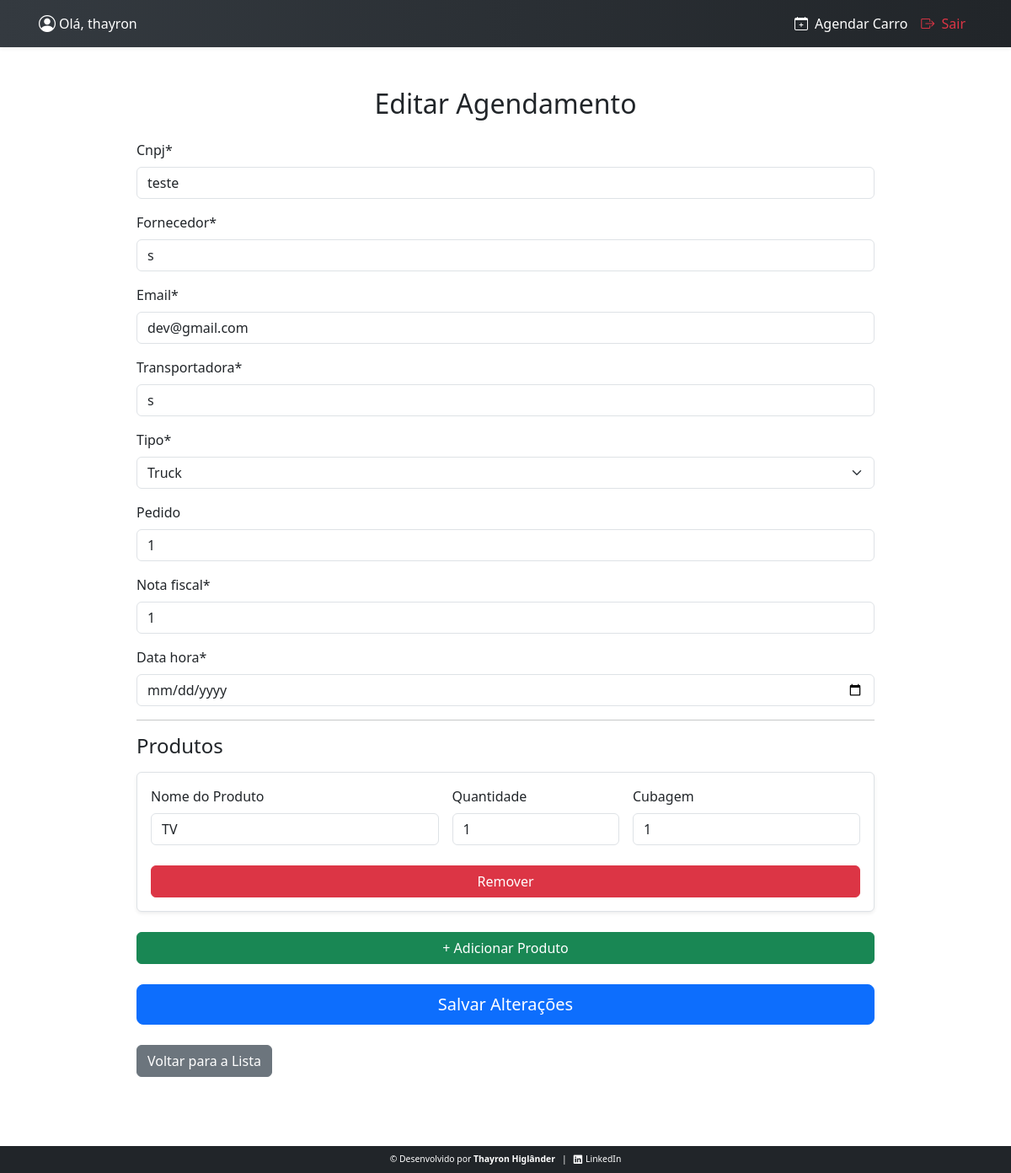
Screenshot of /agendamentos/editar/21/ (signed in) with the database file from the repository.
### usuarios/models.py (models this page shows)
class CustomUser(AbstractUser):
    is_gerente = models.BooleanField(default=False)

### agendamentos/models.py (models this page shows, shortened)
class Agendamento(models.Model):
    usuario = models.ForeignKey(settings.AUTH_USER_MODEL, on_delete=models.CASCADE)
    data_hora = models.DateTimeField()
    cnpj = models.CharField(max_length=18)
    fornecedor = models.CharField(max_length=100)
    email = models.EmailField(max_length=500)
    transportadora = models.CharField(max_length=100)
    nota_fiscal = models.CharField(max_length=100)
    pedido = models.CharField(max_length=100,null=True,blank=True)
    GALPAO_CHOICES = [
        ('galpao1', 'galpão1'),
        ('galpao2', 'galpão2'),
        ('galpao3', 'galpão3'),
        ('galpao4', 'galpão4'),
    ]
    galpao = models.CharField("Galpão", max_length=20,choices=GALPAO_CHOICES,null=True,blank=True)
    TIPO_CARRO_CHOICES = [
        ('vuc', 'VUC'),
        ('toco', 'Toco'),
        ('truck', 'Truck'),
        ('carreta', 'Carreta'),
    ]
    tipo_carro = models.CharField("Tipo", max_length=20,choices=TIPO_CARRO_CHOICES,)
    STATUS_CHOICES = [
        ('pendente', 'Pendente'),
        ('confirmado', 'Confirmado'),
        ('cancelado', 'Cancelado'),
        ('finalizado', 'Finalizado'),
        ('atrasado', 'Atrasado'),
    ]
    status = models.CharField(max_length=20, choices=STATUS_CHOICES, default='pendente')
    criado_em = models.DateTimeField(auto_now_add=True)

class AgendamentoProduto(models.Model):
    agendamento = models.ForeignKey(
        'Agendamento',
        on_delete=models.CASCADE,
        related_name='itens'
    )
    mercadoria = models.CharField("Produto", max_length=100)
    quantidade = models.FloatField("Quantidade")
    cubagem = models.FloatField("Cubagem")

### agendamentos/views.py (the view)
# urls.py: path('agendamentos/editar/<int:id>/', views.agendamento_editar, name='agendamento_editar'),
@login_required
def agendamento_editar(request, id):
    agendamento = get_object_or_404(Agendamento, id=id)
    mensagem_erro = None
    sugestoes = None
    if request.method == 'POST':
        form = AgendamentoForm(request.POST, instance=agendamento)
        if form.is_valid():
            galpao = form.cleaned_data['galpao']
            data_hora = form.cleaned_data['data_hora']
            disponivel, resultado = verificar_disponibilidade(galpao, data_hora.date(), agendamento_id=agendamento.id)
            if not disponivel:
                mensagem_erro = resultado['mensagem']
                sugestoes = {
                    'anterior': resultado['anterior'],
                    'posterior': resultado['posterior'],
                }
            else:
                agendamento = form.save()
                produtos = []
                i = 0
                while True:
                    nome = request.POST.get(f'produtos[{i}][nome]')
                    quantidade = request.POST.get(f'produtos[{i}][quantidade]')
                    cubagem = request.POST.get(f'produtos[{i}][cubagem]')
                    if not nome:
                        break
                    try:
                        quantidade = float(quantidade)
                        cubagem = float(cubagem)
                    except ValueError:
                        quantidade = 0.0
                        cubagem = 0.0
                    produtos.append((nome, quantidade, cubagem))
                    i += 1
                agendamento.itens.all().delete()
                for nome, quantidade, cubagem in produtos:
                    AgendamentoProduto.objects.create(
                        agendamento=agendamento,
                        mercadoria=nome,
                        quantidade=quantidade,
                        cubagem=cubagem
                    )
                if request.user.is_gerente:
                    return redirect('painel_gerente')
                else:
                    return redirect('painel_user')
    else:
        form = AgendamentoForm(instance=agendamento)
    return render(
        request,
        'agendamento/agendamento_editar.html',
        {
            'form': form,
            'agendamento': agendamento,
            'mensagem_erro': mensagem_erro,
            'sugestoes': sugestoes
        }
    )

### templates/agendamento/agendamento_editar.html (shortened to what this page needs)
{% extends 'base.html' %}
{% load crispy_forms_tags %}
{% block content %}
<div class="container mt-5 form-container">
    <h2 class="text-center mb-4">Editar Agendamento</h2>
    <form method="POST">
        {{ form.cnpj|as_crispy_field }}
        {{ form.fornecedor|as_crispy_field }}
        {{ form.email|as_crispy_field }}
        {{ form.transportadora|as_crispy_field }}
        {{ form.tipo_carro|as_crispy_field }}
        {{ form.pedido|as_crispy_field }}
        {{ form.nota_fiscal|as_crispy_field }}
        {{ form.data_hora|as_crispy_field }}
        <hr>
        <h4 class="mb-3">Produtos</h4>
        <div id="produtos">
            {% for item in agendamento.itens.all %}
            <div class="produto p-3 mb-4 border rounded bg-white shadow-sm">
                <div class="row g-3">
                    <div class="col-md-5">
                        <label class="form-label">Nome do Produto</label>
                        <input type="text" name="produtos[{{ forloop.counter0 }}][nome]" class="form-control" value="{{ item.mercadoria }}" required>
                    </div>
                    <div class="col-md-3">
                        <label class="form-label">Quantidade</label>
                        <input type="number" name="produtos[{{ forloop.counter0 }}][quantidade]" class="form-control" value="{{ item.quantidade|floatformat:'-2' }}" step="any" min="0" required>
                    </div>
                    <div class="col-md-4">
                        <label class="form-label">Cubagem</label>
                        <input type="number" name="produtos[{{ forloop.counter0 }}][cubagem]" class="form-control" value="{{ item.cubagem|floatformat:'-2' }}" step="any" min="0" required>
                    </div>
                </div>
                <div class="row mt-3 g-2">
                    <div class="col-12 d-flex justify-content-start">
                        <button type="button" class="btn btn-danger w-100" onclick="removerProduto(this)">Remover</button>
                    </div>
                </div>
            </div>
            {% endfor %}
        </div>
        <div class="mb-4">
            <button type="button" class="btn btn-success w-100" onclick="adicionarProduto()">+ Adicionar Produto</button>
        </div>
        {% if user.is_gerente %}
        <div class="d-flex justify-content-between mb-4 gap-3 flex-wrap">
            <button class="btn btn-primary btn-lg flex-grow-1" type="submit">Salvar Alterações</button>
            <a href="{% url 'cancelar_agendamento' agendamento.id %}" class="btn btn-danger btn-lg flex-grow-1">Cancelar o agendamento</a>
        </div>
        {% else %}
        <div class="d-grid mb-4">
            <button class="btn btn-primary btn-lg" type="submit">Salvar Alterações</button>
        </div>
        {% endif %}
    </form>
    {% if user.is_gerente %}
        <a href="{% url 'painel_gerente' %}" class="btn btn-secondary">Voltar para a Lista</a>
    {% else %}
        <a href="{% url 'painel_user' %}" class="btn btn-secondary">Voltar para a Lista</a>
    {% endif %}
</div>
{% endblock %}

### templates/base.html (shortened to what this page needs)
{% load static %}
<!DOCTYPE html>
<html lang="pt-br">
<head>
    <link rel="stylesheet" href="{% static 'css/styles.css' %}" />
    <link
        rel="stylesheet"
        href="https://cdn.jsdelivr.net/npm/bootstrap@5.3.0/dist/css/bootstrap.min.css"
    />
    <link
        rel="stylesheet"
        href="https://cdn.jsdelivr.net/npm/bootstrap-icons@1.10.5/font/bootstrap-icons.css"
    />
</head>
<body>
<nav class="navbar navbar-expand-lg shadow-sm">
    <div class="container position-relative">
        {% if user.is_authenticated %}
            <div class="navbar-user-left d-none d-sm-flex align-items-center position-absolute start-0 ps-3" style="top: 50%; transform: translateY(-50%); z-index: 1000;">
                <i class="bi bi-person-circle fs-5 text-white me-1"></i>
                <span class="text-white">Olá, {{ request.user }}</span>
            </div>
        {% endif %}
        <div class="collapse navbar-collapse" id="navbarNav">
            <ul class="navbar-nav ms-auto align-items-center">
                {% if user.is_authenticated %}
                    <li class="nav-item">
                        <a class="nav-link" href="{% url 'agendamento_criar' %}">
                            <i class="bi bi-calendar-plus me-1"></i> Agendar Carro
                        </a>
                    </li>
                    <li class="nav-item">
                        <a class="nav-link text-danger" href="{% url 'logout' %}">
                            <i class="bi bi-box-arrow-right me-1"></i> Sair
                        </a>
                    </li>
                {% else %}
                    <li class="nav-item">
                        <a class="nav-link" href="{% url 'login' %}">
                            <i class="bi bi-box-arrow-in-right me-1"></i> Entrar
                        </a>
                    </li>
                {% endif %}
            </ul>
        </div>
    </div>
</nav>
<main class="container my-4">
    {% block content %}{% endblock %}
</main>
<footer class="fixed-bottom py-2 bg-dark text-white">
    <div class="container d-flex justify-content-center align-items-center gap-2 flex-wrap">
        <span>© Desenvolvido por <strong>Thayron Higlânder</strong></span>
        <span class="text-white">|</span>
        <a href="https://www.linkedin.com/in/thayron-higlander" target="_blank" class="text-white text-decoration-none d-flex align-items-center">
            <i class="bi bi-linkedin me-1"></i> LinkedIn
        </a>
    </div>
</footer>
</body>
</html>

### staticfiles/css/styles.css (style rules this page uses)
body { padding-bottom: 90px; background-color: #f8f9fa; }
.navbar { background: linear-gradient(to right, #343a40, #212529); min-height: 56px; position: relative; padding-top: 0.3rem; padding-bottom: 0.3rem; overflow: visible; }
.navbar-brand, .nav-link, .navbar-text { font-weight: 500; color: white !important; }
.navbar .container { display: flex; align-items: center; justify-content: space-between; padding-left: 1rem; padding-right: 1rem; position: relative; }
footer { background-color: #212529; font-size: 0.65rem; color: #f8f9fa; width: 100%; position: fixed; bottom: 0; left: 0; padding: 0.3rem 0.8rem; white-space: nowrap; overflow-x: auto; }
footer a { color: #f8f9fa; text-decoration: none; }

### templates/agendamento/agendamento_editar.html (style rules this page uses)
.form-container { max-width: 900px; margin: 0 auto; }

### rows the page displays
CustomUser: user "thayron"
Agendamento: cnpj "teste", fornecedor "s", email "dev@gmail.com", transportadora "s", tipo_carro "Truck", pedido "1", nota_fiscal "1"
AgendamentoProduto: mercadoria "TV", quantidade "1", cubagem "1"
